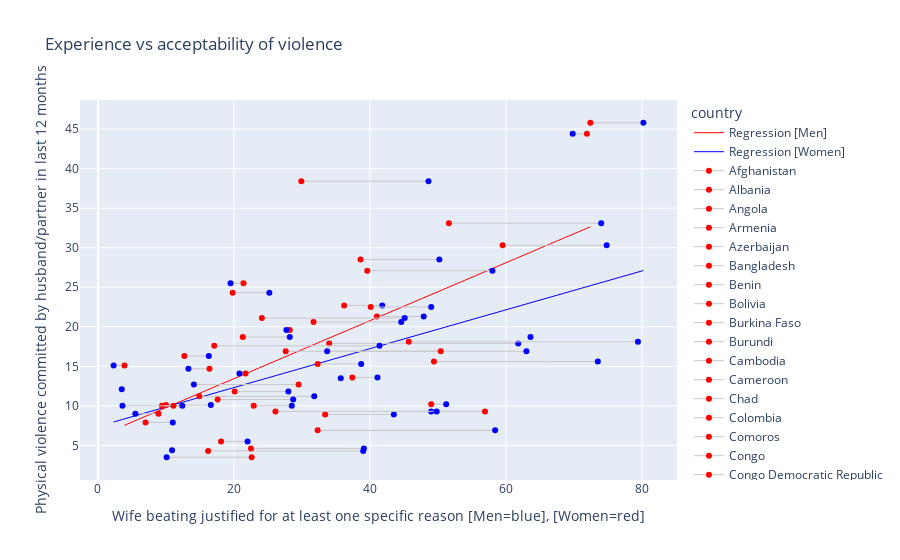

Source (notebook cell):
### Code cell
x = "Wife beating justified for at least one specific reason"
y = "Physical violence committed by husband/partner in last 12 months"

from sklearn.linear_model import LinearRegression

model = LinearRegression()


# fig = px.scatter(df, x=x + " [Women]", y=y, opacity=0.65)
# fig.add_traces(go.Scatter(x=x_range, y=y_range, name='Regression Fit'))
# fig.show()

fig = go.Figure(layout=dict(height=600,
                           xaxis=dict( title=x + ' [Men=blue], [Women=red]'),
                           yaxis=dict( title=y),
                           legend=dict( title='country'),
                           title='Experience vs acceptability of violence'),
                )


colors = ['red','blue']

for i, gender in enumerate([" [Men]", " [Women]"]):
    df_fit = df[[x + gender, y]].dropna()
    X = df_fit[x + gender].values.reshape(-1, 1)
    model.fit(X, df_fit[y])

    x_range = np.linspace(X.min(), X.max(), 100)
    y_range = model.predict(x_range.reshape(-1, 1))    
    fig.add_traces(go.Scatter(x=x_range, y=y_range, name='Regression' + gender, line=dict(color=colors[i],width=1)))  
for i in range(df.shape[0]):
    
    fig.add_trace(go.Scatter(x=df[[x + " [Men]", x + " [Women]"]].iloc[i], 
                          y=[df[y].iloc[i],df[y].iloc[i]],
#                              color_discrete_sequence=['red'],
                             line=dict(color='rgb(200,200,200)',width=1),
                            marker=dict(color=colors),
                            name=df['Country'].iloc[i],
                            ))
 
  
    
# fig.add_trace(px.line(x=[0,85], y=[0,85],color_discrete_sequence=['black']).data[0])    
fig.show()

### Figure 1 — Plotly figure (JSON) as saved in the notebook; plotly's stock layout.template omitted (floating-point values rounded to 4 significant figures)
{"data": [{"line": {"color": "red", "width": 1}, "name": "Regression [Men]", "type": "scatter", "x": [3.9, 4.592, 5.284, 5.976, 6.668, 7.36, 8.052, 8.743, 9.435, 10.13, 10.82, 11.51, 12.2, 12.89, 13.59, 14.28, 14.97, 15.66, 16.35, 17.05, 17.74, 18.43, 19.12, 19.81, 20.51, 21.2, 21.89, 22.58, 23.27, 23.97, 24.66, 25.35, 26.04, 26.73, 27.43, 28.12, 28.81, 29.5, 30.19, 30.88, 31.58, 32.27, 32.96, 33.65, 34.34, 35.04, 35.73, 36.42, 37.11, 37.8, 38.5, 39.19, 39.88, 40.57, 41.26, 41.96, 42.65, 43.34, 44.03, 44.72, 45.42, 46.11, 46.8, 47.49, 48.18, 48.87, 49.57, 50.26, 50.95, 51.64, 52.33, 53.03, 53.72, 54.41, 55.1, 55.79, 56.49, 57.18, 57.87, 58.56, 59.25, 59.95, 60.64, 61.33, 62.02, 62.71, 63.41, 64.1, 64.79, 65.48, 66.17, 66.86, 67.56, 68.25, 68.94, 69.63, 70.32, 71.02, 71.71, 72.4], "y": [7.542, 7.796, 8.049, 8.303, 8.556, 8.81, 9.063, 9.317, 9.571, 9.824, 10.08, 10.33, 10.58, 10.84, 11.09, 11.35, 11.6, 11.85, 12.11, 12.36, 12.61, 12.87, 13.12, 13.37, 13.63, 13.88, 14.14, 14.39, 14.64, 14.9, 15.15, 15.4, 15.66, 15.91, 16.16, 16.42, 16.67, 16.92, 17.18, 17.43, 17.69, 17.94, 18.19, 18.45, 18.7, 18.95, 19.21, 19.46, 19.71, 19.97, 20.22, 20.47, 20.73, 20.98, 21.24, 21.49, 21.74, 22.0, 22.25, 22.5, 22.76, 23.01, 23.26, 23.52, 23.77, 24.03, 24.28, 24.53, 24.79, 25.04, 25.29, 25.55, 25.8, 26.05, 26.31, 26.56, 26.81, 27.07, 27.32, 27.58, 27.83, 28.08, 28.34, 28.59, 28.84, 29.1, 29.35, 29.6, 29.86, 30.11, 30.36, 30.62, 30.87, 31.13, 31.38, 31.63, 31.89, 32.14, 32.39, 32.65]}, {"line": {"color": "blue", "width": 1}, "name": "Regression [Women]", "type": "scatter", "x": [2.3, 3.087, 3.874, 4.661, 5.447, 6.234, 7.021, 7.808, 8.595, 9.382, 10.17, 10.96, 11.74, 12.53, 13.32, 14.1, 14.89, 15.68, 16.46, 17.25, 18.04, 18.82, 19.61, 20.4, 21.18, 21.97, 22.76, 23.55, 24.33, 25.12, 25.91, 26.69, 27.48, 28.27, 29.05, 29.84, 30.63, 31.41, 32.2, 32.99, 33.77, 34.56, 35.35, 36.14, 36.92, 37.71, 38.5, 39.28, 40.07, 40.86, 41.64, 42.43, 43.22, 44.0, 44.79, 45.58, 46.36, 47.15, 47.94, 48.73, 49.51, 50.3, 51.09, 51.87, 52.66, 53.45, 54.23, 55.02, 55.81, 56.59, 57.38, 58.17, 58.95, 59.74, 60.53, 61.32, 62.1, 62.89, 63.68, 64.46, 65.25, 66.04, 66.82, 67.61, 68.4, 69.18, 69.97, 70.76, 71.54, 72.33, 73.12, 73.91, 74.69, 75.48, 76.27, 77.05, 77.84, 78.63, 79.41, 80.2], "y": [7.962, 8.156, 8.349, 8.543, 8.736, 8.93, 9.123, 9.316, 9.51, 9.703, 9.897, 10.09, 10.28, 10.48, 10.67, 10.86, 11.06, 11.25, 11.44, 11.64, 11.83, 12.02, 12.22, 12.41, 12.6, 12.8, 12.99, 13.19, 13.38, 13.57, 13.77, 13.96, 14.15, 14.35, 14.54, 14.73, 14.93, 15.12, 15.31, 15.51, 15.7, 15.89, 16.09, 16.28, 16.47, 16.67, 16.86, 17.05, 17.25, 17.44, 17.63, 17.83, 18.02, 18.21, 18.41, 18.6, 18.8, 18.99, 19.18, 19.38, 19.57, 19.76, 19.96, 20.15, 20.34, 20.54, 20.73, 20.92, 21.12, 21.31, 21.5, 21.7, 21.89, 22.08, 22.28, 22.47, 22.66, 22.86, 23.05, 23.24, 23.44, 23.63, 23.82, 24.02, 24.21, 24.4, 24.6, 24.79, 24.99, 25.18, 25.37, 25.57, 25.76, 25.95, 26.15, 26.34, 26.53, 26.73, 26.92, 27.11]}, {"line": {"color": "rgb(200,200,200)", "width": 1}, "marker": {"color": ["red", "blue"]}, "name": "Afghanistan", "type": "scatter", "x": [72.4, 80.2], "y": [45.8, 45.8]}, {"line": {"color": "rgb(200,200,200)", "width": 1}, "marker": {"color": ["red", "blue"]}, "name": "Albania", "type": "scatter", "x": [11.2, 6.8], "y": [null, null]}, {"line": {"color": "rgb(200,200,200)", "width": 1}, "marker": {"color": ["red", "blue"]}, "name": "Angola", "type": "scatter", "x": [19.8, 25.2], "y": [24.3, 24.3]}, {"line": {"color": "rgb(200,200,200)", "width": 1}, "marker": {"color": ["red", "blue"]}, "name": "Armenia", "type": "scatter", "x": [22.6, 10.1], "y": [3.5, 3.5]}, {"line": {"color": "rgb(200,200,200)", "width": 1}, "marker": {"color": ["red", "blue"]}, "name": "Azerbaijan", "type": "scatter", "x": [56.9, 49], "y": [9.3, 9.3]}, {"line": {"color": "rgb(200,200,200)", "width": 1}, "marker": {"color": ["red", "blue"]}, "name": "Bangladesh", "type": "scatter", "x": [null, 20.1], "y": [null, null]}, {"line": {"color": "rgb(200,200,200)", "width": 1}, "marker": {"color": ["red", "blue"]}, "name": "Benin", "type": "scatter", "x": [14.9, 31.8], "y": [11.2, 11.2]}, {"line": {"color": "rgb(200,200,200)", "width": 1}, "marker": {"color": ["red", "blue"]}, "name": "Bolivia", "type": "scatter", "x": [null, 16.1], "y": [null, null]}, {"line": {"color": "rgb(200,200,200)", "width": 1}, "marker": {"color": ["red", "blue"]}, "name": "Burkina Faso", "type": "scatter", "x": [33.4, 43.5], "y": [8.9, 8.9]}, {"line": {"color": "rgb(200,200,200)", "width": 1}, "marker": {"color": ["red", "blue"]}, "name": "Burundi", "type": "scatter", "x": [34, 61.8], "y": [17.9, 17.9]}, {"line": {"color": "rgb(200,200,200)", "width": 1}, "marker": {"color": ["red", "blue"]}, "name": "Cambodia", "type": "scatter", "x": [26.1, 49.8], "y": [9.3, 9.3]}, {"line": {"color": "rgb(200,200,200)", "width": 1}, "marker": {"color": ["red", "blue"]}, "name": "Cameroon", "type": "scatter", "x": [28.2, 27.7], "y": [19.6, 19.6]}, {"line": {"color": "rgb(200,200,200)", "width": 1}, "marker": {"color": ["red", "blue"]}, "name": "Chad", "type": "scatter", "x": [49.4, 73.5], "y": [15.6, 15.6]}, {"line": {"color": "rgb(200,200,200)", "width": 1}, "marker": {"color": ["red", "blue"]}, "name": "Colombia", "type": "scatter", "x": [4.3, 3.1], "y": [null, null]}, {"line": {"color": "rgb(200,200,200)", "width": 1}, "marker": {"color": ["red", "blue"]}, "name": "Comoros", "type": "scatter", "x": [16.2, 39], "y": [4.3, 4.3]}, {"line": {"color": "rgb(200,200,200)", "width": 1}, "marker": {"color": ["red", "blue"]}, "name": "Congo", "type": "scatter", "x": [41.5, 60.7], "y": [null, null]}, {"line": {"color": "rgb(200,200,200)", "width": 1}, "marker": {"color": ["red", "blue"]}, "name": "Congo Democratic Republic", "type": "scatter", "x": [59.5, 74.8], "y": [30.3, 30.3]}, {"line": {"color": "rgb(200,200,200)", "width": 1}, "marker": {"color": ["red", "blue"]}, "name": "Cote d'Ivoire", "type": "scatter", "x": [41, 47.9], "y": [21.3, 21.3]}, {"line": {"color": "rgb(200,200,200)", "width": 1}, "marker": {"color": ["red", "blue"]}, "name": "Dominican Republic", "type": "scatter", "x": [3.9, 2.3], "y": [15.1, 15.1]}, {"line": {"color": "rgb(200,200,200)", "width": 1}, "marker": {"color": ["red", "blue"]}, "name": "Egypt", "type": "scatter", "x": [null, 35.7], "y": [13.5, 13.5]}, {"line": {"color": "rgb(200,200,200)", "width": 1}, "marker": {"color": ["red", "blue"]}, "name": "Eritrea", "type": "scatter", "x": [null, 70.7], "y": [null, null]}, {"line": {"color": "rgb(200,200,200)", "width": 1}, "marker": {"color": ["red", "blue"]}, "name": "Eswatini", "type": "scatter", "x": [31.3, 23.2], "y": [null, null]}, {"line": {"color": "rgb(200,200,200)", "width": 1}, "marker": {"color": ["red", "blue"]}, "name": "Ethiopia", "type": "scatter", "x": [27.6, 63], "y": [16.9, 16.9]}, {"line": {"color": "rgb(200,200,200)", "width": 1}, "marker": {"color": ["red", "blue"]}, "name": "Gabon", "type": "scatter", "x": [38.6, 50.2], "y": [28.5, 28.5]}, {"line": {"color": "rgb(200,200,200)", "width": 1}, "marker": {"color": ["red", "blue"]}, "name": "Gambia", "type": "scatter", "x": [32.3, 58.4], "y": [6.9, 6.9]}, {"line": {"color": "rgb(200,200,200)", "width": 1}, "marker": {"color": ["red", "blue"]}, "name": "Ghana", "type": "scatter", "x": [12.5, 28.3], "y": [null, null]}, {"line": {"color": "rgb(200,200,200)", "width": 1}, "marker": {"color": ["red", "blue"]}, "name": "Guatemala", "type": "scatter", "x": [7, 11], "y": [7.9, 7.9]}, {"line": {"color": "rgb(200,200,200)", "width": 1}, "marker": {"color": ["red", "blue"]}, "name": "Guinea", "type": "scatter", "x": [54.7, 67.2], "y": [null, null]}, {"line": {"color": "rgb(200,200,200)", "width": 1}, "marker": {"color": ["red", "blue"]}, "name": "Guyana", "type": "scatter", "x": [19.3, 16.3], "y": [null, null]}, {"line": {"color": "rgb(200,200,200)", "width": 1}, "marker": {"color": ["red", "blue"]}, "name": "Haiti", "type": "scatter", "x": [10, 16.6], "y": [10.1, 10.1]}, {"line": {"color": "rgb(200,200,200)", "width": 1}, "marker": {"color": ["red", "blue"]}, "name": "Honduras", "type": "scatter", "x": [9.4, 12.4], "y": [10, 10]}, {"line": {"color": "rgb(200,200,200)", "width": 1}, "marker": {"color": ["red", "blue"]}, "name": "India", "type": "scatter", "x": [31.7, 44.6], "y": [20.6, 20.6]}, {"line": {"color": "rgb(200,200,200)", "width": 1}, "marker": {"color": ["red", "blue"]}, "name": "Indonesia", "type": "scatter", "x": [null, 32], "y": [null, null]}, {"line": {"color": "rgb(200,200,200)", "width": 1}, "marker": {"color": ["red", "blue"]}, "name": "Jordan", "type": "scatter", "x": [29.5, 14.1], "y": [12.7, 12.7]}, {"line": {"color": "rgb(200,200,200)", "width": 1}, "marker": {"color": ["red", "blue"]}, "name": "Kenya", "type": "scatter", "x": [36.2, 41.8], "y": [22.7, 22.7]}, {"line": {"color": "rgb(200,200,200)", "width": 1}, "marker": {"color": ["red", "blue"]}, "name": "Kyrgyz Republic", "type": "scatter", "x": [50.4, 33.7], "y": [16.9, 16.9]}, {"line": {"color": "rgb(200,200,200)", "width": 1}, "marker": {"color": ["red", "blue"]}, "name": "Lesotho", "type": "scatter", "x": [38.8, 33.3], "y": [null, null]}, {"line": {"color": "rgb(200,200,200)", "width": 1}, "marker": {"color": ["red", "blue"]}, "name": "Liberia", "type": "scatter", "x": [24.2, 42.5], "y": [null, null]}, {"line": {"color": "rgb(200,200,200)", "width": 1}, "marker": {"color": ["red", "blue"]}, "name": "Madagascar", "type": "scatter", "x": [29.1, 32.3], "y": [null, null]}, {"line": {"color": "rgb(200,200,200)", "width": 1}, "marker": {"color": ["red", "blue"]}, "name": "Malawi", "type": "scatter", "x": [12.7, 16.3], "y": [16.3, 16.3]}, {"line": {"color": "rgb(200,200,200)", "width": 1}, "marker": {"color": ["red", "blue"]}, "name": "Maldives", "type": "scatter", "x": [18.1, 22], "y": [5.5, 5.5]}, {"line": {"color": "rgb(200,200,200)", "width": 1}, "marker": {"color": ["red", "blue"]}, "name": "Mali", "type": "scatter", "x": [45.7, 79.4], "y": [18.1, 18.1]}, {"line": {"color": "rgb(200,200,200)", "width": 1}, "marker": {"color": ["red", "blue"]}, "name": "Moldova", "type": "scatter", "x": [21.7, 20.8], "y": [14.1, 14.1]}, {"line": {"color": "rgb(200,200,200)", "width": 1}, "marker": {"color": ["red", "blue"]}, "name": "Morocco", "type": "scatter", "x": [null, 63.9], "y": [null, null]}, {"line": {"color": "rgb(200,200,200)", "width": 1}, "marker": {"color": ["red", "blue"]}, "name": "Mozambique", "type": "scatter", "x": [16.4, 13.3], "y": [14.7, 14.7]}, {"line": {"color": "rgb(200,200,200)", "width": 1}, "marker": {"color": ["red", "blue"]}, "name": "Myanmar", "type": "scatter", "x": [49, 51.2], "y": [10.2, 10.2]}, {"line": {"color": "rgb(200,200,200)", "width": 1}, "marker": {"color": ["red", "blue"]}, "name": "Namibia", "type": "scatter", "x": [21.3, 28.2], "y": [18.7, 18.7]}, {"line": {"color": "rgb(200,200,200)", "width": 1}, "marker": {"color": ["red", "blue"]}, "name": "Nepal", "type": "scatter", "x": [22.9, 28.5], "y": [10, 10]}, {"line": {"color": "rgb(200,200,200)", "width": 1}, "marker": {"color": ["red", "blue"]}, "name": "Nicaragua", "type": "scatter", "x": [null, 12.5], "y": [null, null]}, {"line": {"color": "rgb(200,200,200)", "width": 1}, "marker": {"color": ["red", "blue"]}, "name": "Niger", "type": "scatter", "x": [26, 59.6], "y": [null, null]}, {"line": {"color": "rgb(200,200,200)", "width": 1}, "marker": {"color": ["red", "blue"]}, "name": "Nigeria", "type": "scatter", "x": [20.1, 28], "y": [11.8, 11.8]}, {"line": {"color": "rgb(200,200,200)", "width": 1}, "marker": {"color": ["red", "blue"]}, "name": "Pakistan", "type": "scatter", "x": [37.4, 41.1], "y": [13.6, 13.6]}, {"line": {"color": "rgb(200,200,200)", "width": 1}, "marker": {"color": ["red", "blue"]}, "name": "Papua New Guinea", "type": "scatter", "x": [71.9, 69.8], "y": [44.4, 44.4]}, {"line": {"color": "rgb(200,200,200)", "width": 1}, "marker": {"color": ["red", "blue"]}, "name": "Peru", "type": "scatter", "x": [null, 3.5], "y": [12.1, 12.1]}, {"line": {"color": "rgb(200,200,200)", "width": 1}, "marker": {"color": ["red", "blue"]}, "name": "Philippines", "type": "scatter", "x": [null, 10.9], "y": [4.4, 4.4]}, {"line": {"color": "rgb(200,200,200)", "width": 1}, "marker": {"color": ["red", "blue"]}, "name": "Rwanda", "type": "scatter", "x": [17.1, 41.4], "y": [17.6, 17.6]}, {"line": {"color": "rgb(200,200,200)", "width": 1}, "marker": {"color": ["red", "blue"]}, "name": "Sao Tome and Principe", "type": "scatter", "x": [21.4, 19.5], "y": [25.5, 25.5]}, {"line": {"color": "rgb(200,200,200)", "width": 1}, "marker": {"color": ["red", "blue"]}, "name": "Senegal", "type": "scatter", "x": [22.5, 39.1], "y": [4.6, 4.6]}, {"line": {"color": "rgb(200,200,200)", "width": 1}, "marker": {"color": ["red", "blue"]}, "name": "Sierra Leone", "type": "scatter", "x": [29.9, 48.6], "y": [38.4, 38.4]}, {"line": {"color": "rgb(200,200,200)", "width": 1}, "marker": {"color": ["red", "blue"]}, "name": "South Africa", "type": "scatter", "x": [8.9, 5.5], "y": [9, 9]}, {"line": {"color": "rgb(200,200,200)", "width": 1}, "marker": {"color": ["red", "blue"]}, "name": "Tajikistan", "type": "scatter", "x": [null, 63.6], "y": [18.7, 18.7]}, {"line": {"color": "rgb(200,200,200)", "width": 1}, "marker": {"color": ["red", "blue"]}, "name": "Tanzania", "type": "scatter", "x": [39.6, 58], "y": [27.1, 27.1]}, {"line": {"color": "rgb(200,200,200)", "width": 1}, "marker": {"color": ["red", "blue"]}, "name": "Timor-Leste", "type": "scatter", "x": [51.6, 74], "y": [33.1, 33.1]}, {"line": {"color": "rgb(200,200,200)", "width": 1}, "marker": {"color": ["red", "blue"]}, "name": "Togo", "type": "scatter", "x": [17.6, 28.7], "y": [10.8, 10.8]}, {"line": {"color": "rgb(200,200,200)", "width": 1}, "marker": {"color": ["red", "blue"]}, "name": "Turkey", "type": "scatter", "x": [null, 13.3], "y": [null, null]}, {"line": {"color": "rgb(200,200,200)", "width": 1}, "marker": {"color": ["red", "blue"]}, "name": "Turkmenistan", "type": "scatter", "x": [null, 51.7], "y": [null, null]}, {"line": {"color": "rgb(200,200,200)", "width": 1}, "marker": {"color": ["red", "blue"]}, "name": "Uganda", "type": "scatter", "x": [40.1, 49], "y": [22.5, 22.5]}, {"line": {"color": "rgb(200,200,200)", "width": 1}, "marker": {"color": ["red", "blue"]}, "name": "Ukraine", "type": "scatter", "x": [11.1, 3.6], "y": [10, 10]}, {"line": {"color": "rgb(200,200,200)", "width": 1}, "marker": {"color": ["red", "blue"]}, "name": "Yemen", "type": "scatter", "x": [null, 48.7], "y": [null, null]}, {"line": {"color": "rgb(200,200,200)", "width": 1}, "marker": {"color": ["red", "blue"]}, "name": "Zambia", "type": "scatter", "x": [24.1, 45.1], "y": [21.1, 21.1]}, {"line": {"color": "rgb(200,200,200)", "width": 1}, "marker": {"color": ["red", "blue"]}, "name": "Zimbabwe", "type": "scatter", "x": [32.3, 38.7], "y": [15.3, 15.3]}], "layout": {"autosize": true, "legend": {"title": {"text": "country"}}, "title": {"text": "Experience vs acceptability of violence"}, "xaxis": {"autorange": true, "range": [-2.52, 85.02], "title": {"text": "Wife beating justified for at least one specific reason [Men=blue], [Women=red]"}, "type": "linear"}, "yaxis": {"autorange": true, "range": [0.6743, 48.63], "title": {"text": "Physical violence committed by husband/partner in last 12 months"}, "type": "linear"}}}
